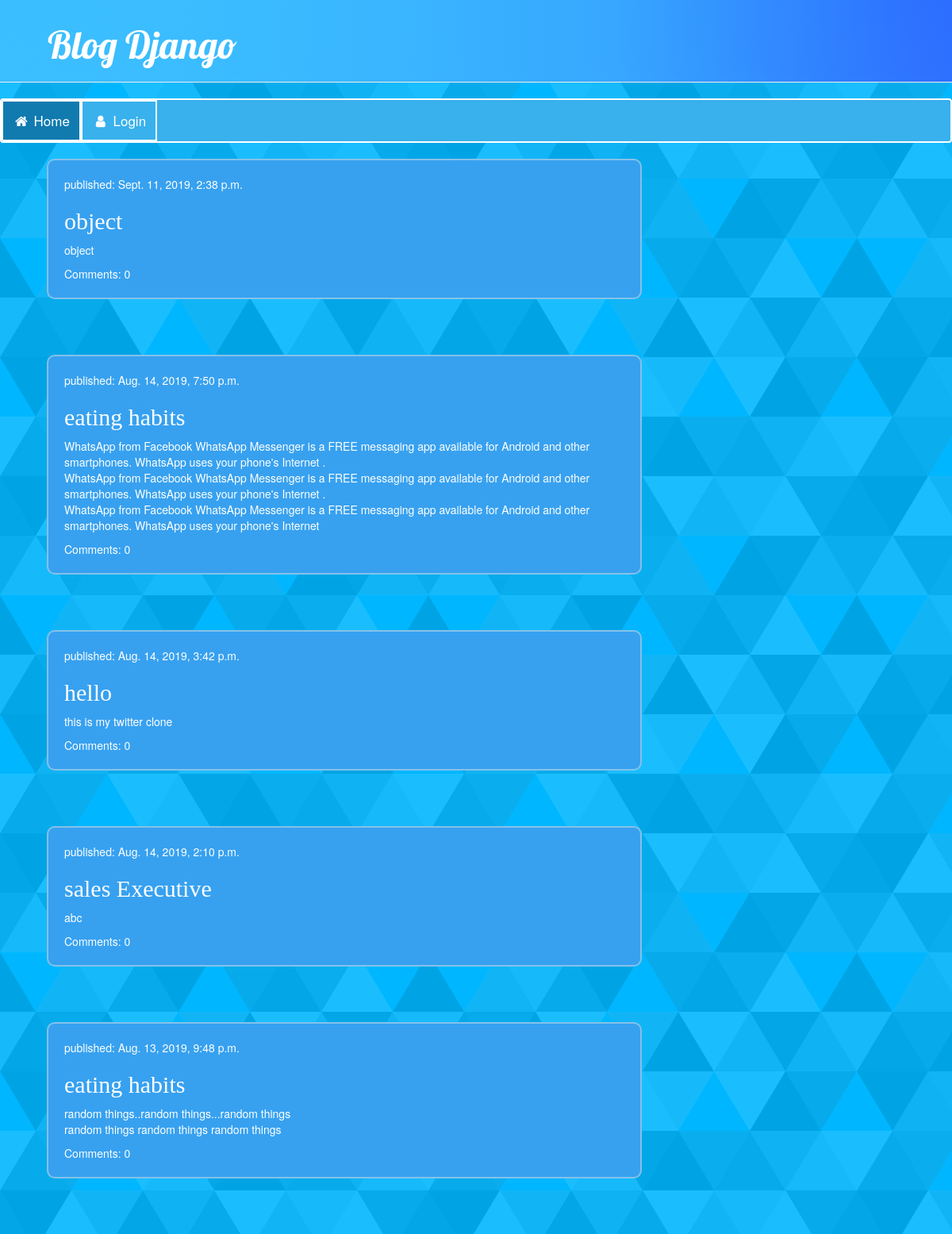
The page / on the database its author committed.
### blog/models.py (models this page shows, shortened)
class Post(models.Model):
    author = models.ForeignKey(settings.AUTH_USER_MODEL , on_delete=models.CASCADE)
    title = models.CharField(max_length=50)
    text = models.TextField(max_length=1000)
    created_date = models.DateTimeField(default=timezone.now)
    published_date = models.DateTimeField(blank=True , null=True)

### blog/views.py (the view)
# urls.py: path('' , views.post_list , name  ="post_list"),
def post_list(request):
    posts = Post.objects.filter(published_date__lte=timezone.now()).order_by('-published_date')
    return render(request , 'blog/post_list.html' , {'posts' : posts})

### blog/templates/blog/post_list.html
{% extends 'blog/base.html' %}
{% block content %}
            {% for p in posts %}
               <div class="post">
                   <div class="date">
                         <p> published: {{p.published_date}}</p>
                   </div>
                   <div>
                       <h2> <a href="{% url 'post_detail' pk=p.pk %}"> {{p.title}} </a></h2>
                       <p> {{p.text|linebreaksbr}}</p>
<a class="commentsc" href="{% url 'post_detail' pk=p.pk %}">Comments: {{ p.comments.count }}</a>
                   </div>
               </div>
            {% endfor %}
{% endblock %}

### blog/templates/blog/base.html (shortened to what this page needs)
{% load static %}
<html>
    <head>
        <link rel="stylesheet" href="//maxcdn.bootstrapcdn.com/bootstrap/3.2.0/css/bootstrap.min.css">
        <link rel="stylesheet" href="//maxcdn.bootstrapcdn.com/bootstrap/3.2.0/css/bootstrap-theme.min.css">
        <link rel="stylesheet" href="{% static 'css/blogdesign.css' %}">
    </head>
    <body>
    <div class="page-header">
    <h1><a href="/">Blog Django</a></h1>
</div>
<link rel="stylesheet" href="https://cdnjs.cloudflare.com/ajax/libs/font-awesome/4.7.0/css/font-awesome.min.css">
<div class="navbar">
  <a class="active" href="/"><i class="fa fa-fw fa-home"></i> Home</a>
    {% if user.is_authenticated %}
    <a href="{% url 'logout' %}" > <i class="fa fa-sign-out"></i> Log out</a>
    {% else %}
    <a href="{% url 'login' %}"><i class="fa fa-fw fa-user"></i> Login</a>
    {% endif %}
</div>
    <div class="intro">
    </div>
<div class="content container">
    <div class="row">
        <div class="col-md-8">
            {% block content %}
            {% endblock %}
        </div>
    </div>
</div>
    </body>
</html>

### blog/static/css/blogdesign.css (style rules this page uses)
body { background-color: #00b7ff; }
.page-header { margin-top: 0; padding: 10px 10px 10px 60px; font-family: 'Lobster', cursive; background-color: #3dc2ff; background-attachment: fixed; background-size: cover; }
.page-header h1, .page-header h1 a, .page-header h1 a:visited, .page-header h1 a:active { color: #ffffff; font-size: 36pt; text-decoration: none; }
.content { margin-left: 40px; }
h2, h3, h4 { font-family: cursive; color: #ffffff; text-decoration:none; }
.date { color: #ffffff; }
.post { margin-bottom: 70px; background-color: #37A1F0 ; border-radius: 10px; border: 2px solid #85C1E9 ; padding: 20px; color: #ffffff; }
.post h2 a, .post h2 a:visited { color: #ffffff; text-decoration:none; }
.navbar { width: 100%; background-color: #38B1ED ; overflow: auto; border: 2px solid white; }
.navbar a { float: left; text-align: center; padding: 12px; color: white; text-decoration: none; font-size: 17px; border: 2px solid white; }
.active { background-color: #117BB0; }
.intro { float: left; padding: 12px; margin-left: 20px; }
.commentsc { color: white; }

### rows shown on the page
Post: published_date "Sept. 11, 2019, 2:38 p.m.", title "object", text "object", comments.count "0"
Post: published_date "Aug. 14, 2019, 7:50 p.m.", title "eating habits", text "WhatsApp from Facebook WhatsApp Messenger is a FREE messaging app available for Android and other smartphones. WhatsApp uses your phone's Internet . WhatsApp from Facebook WhatsApp Messenger is a FREE messaging app available for Android and other smartphones. WhatsApp uses your phone's Internet . WhatsApp from Facebook WhatsApp Messenger is a FREE messaging app available for Android and other smartphones. WhatsApp uses your phone's Internet", comments.count "0"
Post: published_date "Aug. 14, 2019, 3:42 p.m.", title "hello", text "this is my twitter clone", comments.count "0"
Post: published_date "Aug. 14, 2019, 2:10 p.m.", title "sales Executive", text "abc", comments.count "0"
Post: published_date "Aug. 13, 2019, 9:48 p.m.", title "eating habits", text "random things..random things...random things random things random things random things", comments.count "0"
